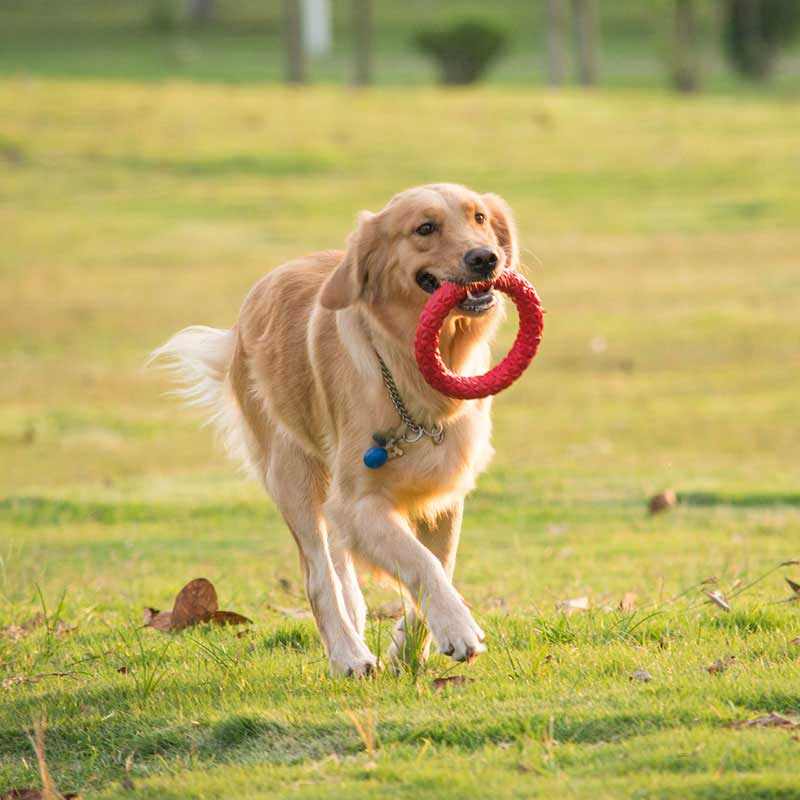
#> input picture matlab/dog.jpg, 800 x 800 px
$ jupyter execute --allow-errors pcaOnOnePic.ipynb   (shell and % lines are left out)
#> lines starting #> are read from the running program, lines starting #| are printed output that depends on the picture
[cell 1]
import numpy as np
import pandas as pd
import matplotlib.pyplot as plt
import scipy.io as sio
from PIL import Image

[cell 2]
def loadImage(path):
#> called with path = 'dog.jpg'
    img = Image.open(path)
#> img is the input picture: PIL image 800x800 RGB; mean R, G, B 182.5, 170.8, 98.8
    # 将图像转换成灰度图
    img = img.convert("L")
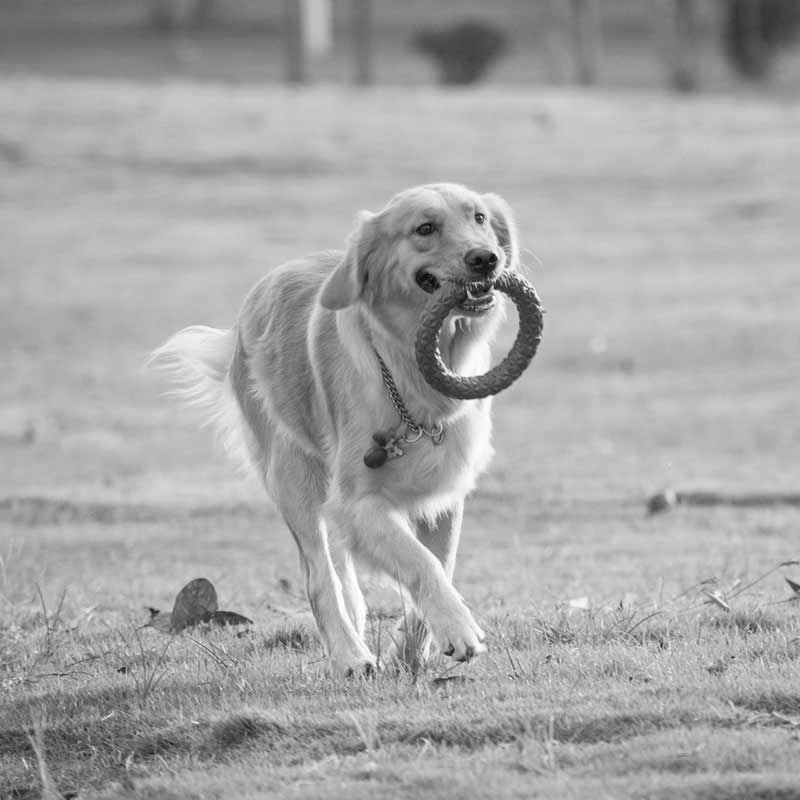
#> img: PIL image 800x800 L; min 2, max 254, mean 166.1
    # 图像的大小在size中是（宽，高）
    # 所以width取size的第一个值，height取第二个
    width = img.size[0]
#> width = 800
    height = img.size[1]
#> height = 800
    data = img.getdata()
    # 为了避免溢出，这里对数据进行一个缩放，缩小100倍
    data = np.array(data).reshape(height,width)/100


    return data
def pca(data,k):

#> called with k = 100
    n_samples,n_features = data.shape
#> n_samples = 800; n_features = 800
    # 求均值
    mean = np.array([np.mean(data[:,i]) for i in range(n_features)])
#> mean = 800 values, max 1.8 at index 551, min 1.42 at index 424, mean 1.66
    # 去中心化
    normal_data = data - mean
    # 得到协方差矩阵
    matrix_ = np.dot(np.transpose(normal_data),normal_data)
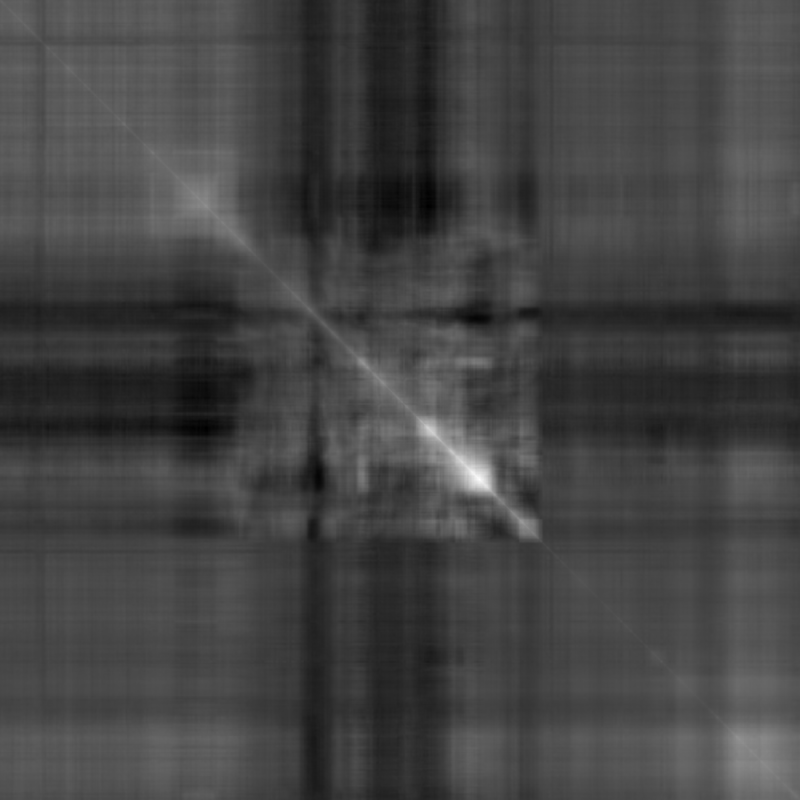
#> matrix_: shape (800, 800) float64; min -47.78, max 250.7, mean 32.1; drawn with min black and max white
    # 有时会出现复数特征值，导致无法继续计算，这里用了不同的图像，有时候会出现复数特征，但是经过sklearn中的pca处理同样图像可以得到结果

    eig_val,eig_vec = np.linalg.eig(matrix_)
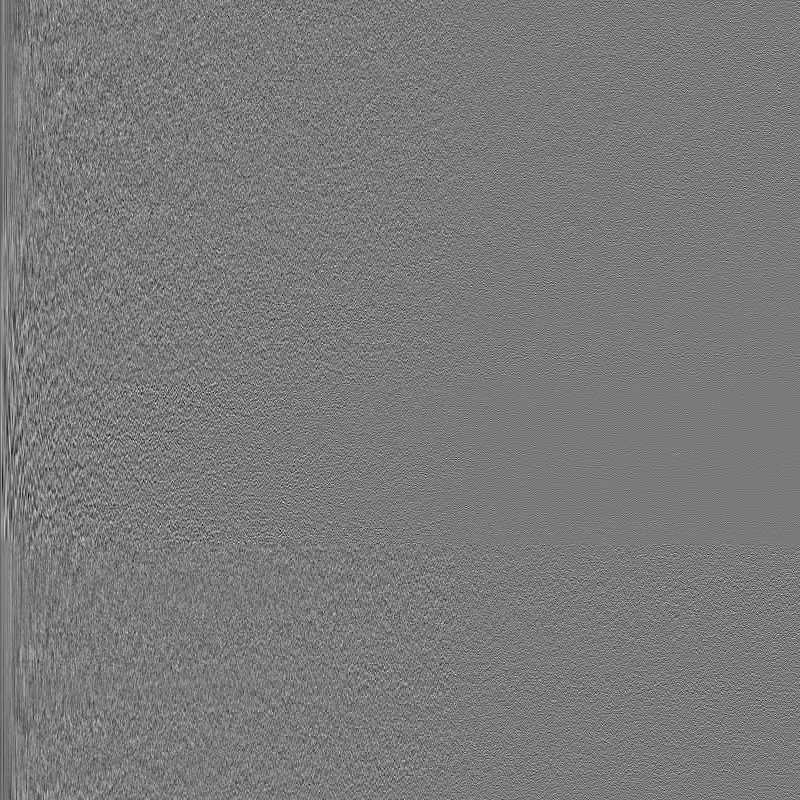
#> eig_vec: shape (800, 800) float64; min -0.203, max 0.217, mean -2.15e-05; drawn with min black and max white
#> eig_val = 800 values, max 28628.1 at index 0, min 9.89e-15 at index 791, mean 85.6

    # 第二种求前k个向量
    eigIndex = np.argsort(eig_val)
#> eigIndex = 800 values, max 799 at index 77, min 0 at index 799, mean 399.5
    eigVecIndex = eigIndex[:-(k+1):-1]
#> eigVecIndex = 100 values, max 99 at index 99, min 0 at index 0, mean 49.5
    feature = eig_vec[:,eigVecIndex]
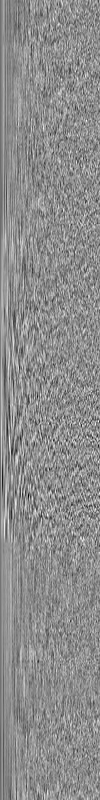
#> feature: shape (800, 100) float64; min -0.198, max 0.16, mean -0.000193; drawn with min black and max white
    new_data = np.dot(normal_data,feature)
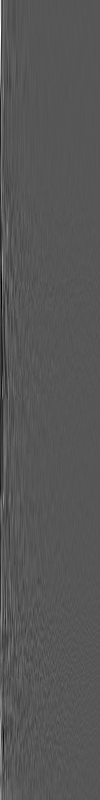
#> new_data: shape (800, 100) float64; min -9.29, max 17.96, mean 1.71e-17; drawn with min black and max white
    # 将降维后的数据映射回原空间
    rec_data = np.dot(new_data,np.transpose(feature))+ mean
    # print(rec_data)
    return rec_data
def show(newImage):
    plt.imshow(newImage)
    plt.axis('on') # 关掉坐标轴为 off
    plt.title('image') # 图像题目
    plt.show()

[cell 3]
imgdata=loadImage("dog.jpg")
# 查看原图的话，需要还原数据
new_im = Image.fromarray(imgdata*100)
show(new_im)

[cell 4]
rec_data=pca(imgdata,100)
# 压缩后的数据也需要乘100还原成RGB值的范围
newImage = Image.fromarray(rec_data*100)
show(newImage)

# 设置不同的k

[cell 5]
fig,ax_array=plt.subplots(nrows=2,ncols=2,figsize=(8,8),dpi=100);
kList=[10,50,100,400]
for i in range(2):
    for j in range(2):
        img=pca(imgdata,kList[i*2+j])
        ax_array[i,j].imshow(img,cmap="gray")
        ax_array[i,j].set_title("set k = %d " % kList[i*2+j])
        ax_array[i,j].axis('off')
#> this loop made 2 passes
#> pass 1, in pca (call 2), `rec_data = np.dot(new_data,np.transpose(feature))+ mean`:
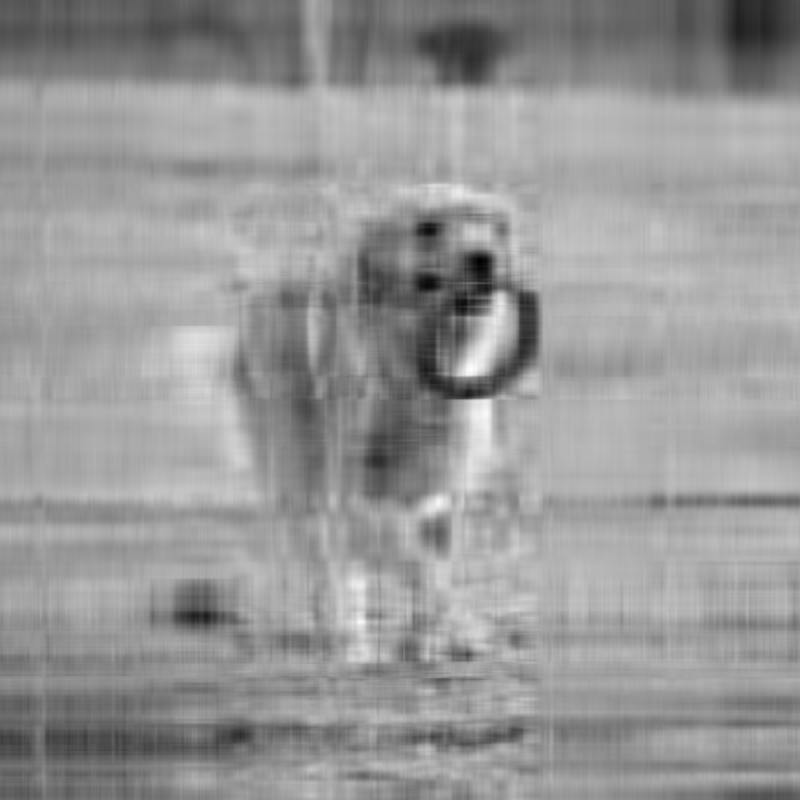
#> rec_data: shape (800, 800) float64; min 0.187, max 2.66, mean 1.66; drawn with min black and max white
#> pass 1, in pca (call 3), `feature = eig_vec[:,eigVecIndex]`:
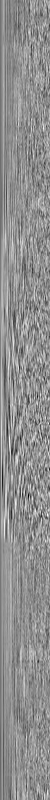
#> feature: shape (800, 50) float64; min -0.198, max 0.154, mean -0.000417; drawn with min black and max white
#> pass 1, in pca (call 3), `new_data = np.dot(normal_data,feature)`:
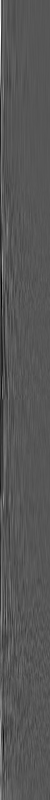
#> new_data: shape (800, 50) float64; min -9.29, max 17.96, mean 2.56e-17; drawn with min black and max white
#> pass 1, in pca (call 3), `rec_data = np.dot(new_data,np.transpose(feature))+ mean`:
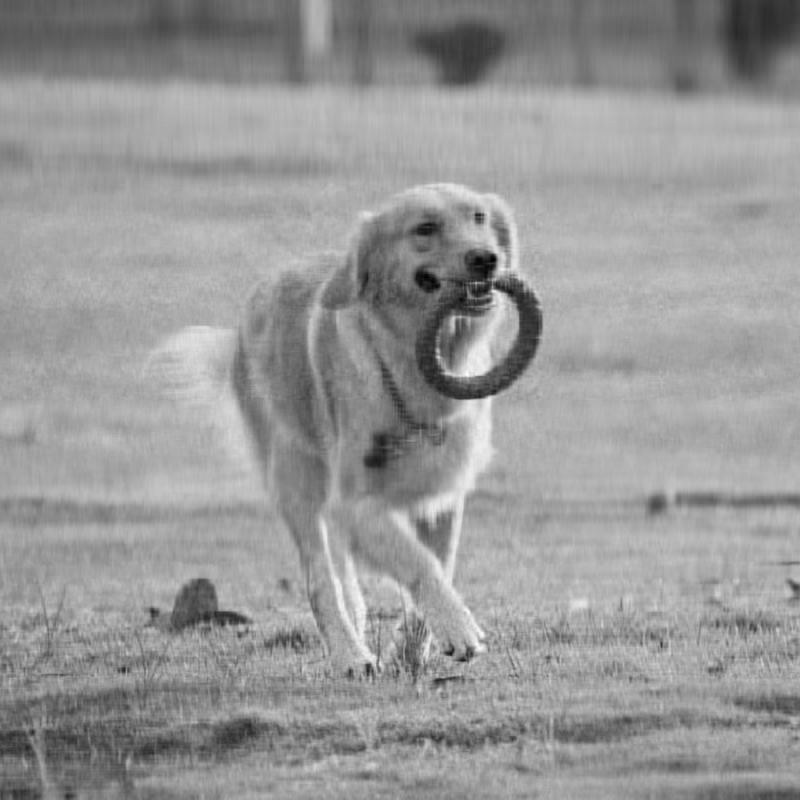
#> rec_data: shape (800, 800) float64; min 0.0973, max 2.71, mean 1.66; drawn with min black and max white

##设定子图间距 ， left < right, top > bottom, 数字表示窗口大小的比例（如下则子图间距为窗口大小的1%）
plt.subplots_adjust(left=0.04, top= 0.96, right = 0.96, bottom = 0.04, wspace = 0.1, hspace = 0.1)
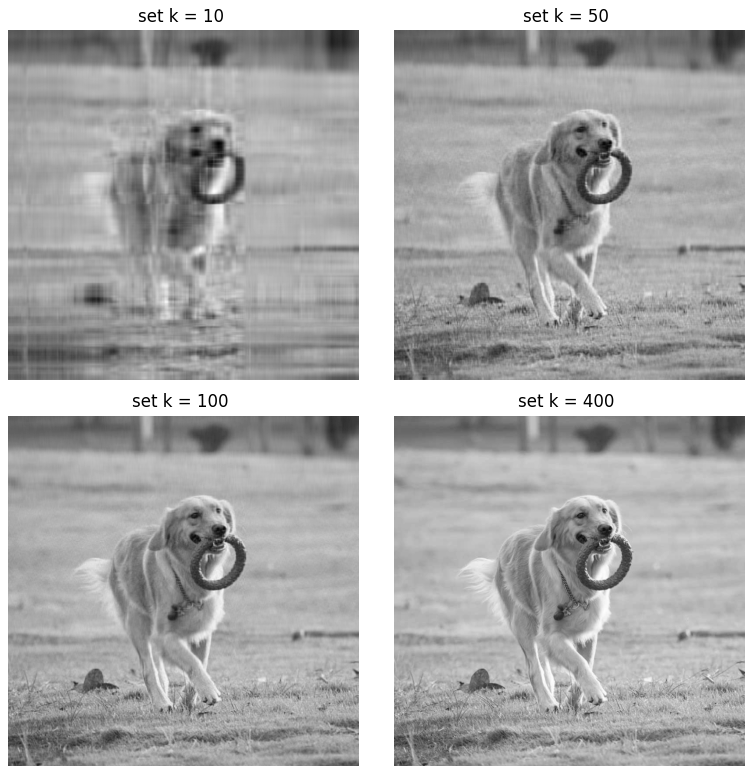
#> figure drawn by matplotlib, 4 panels
